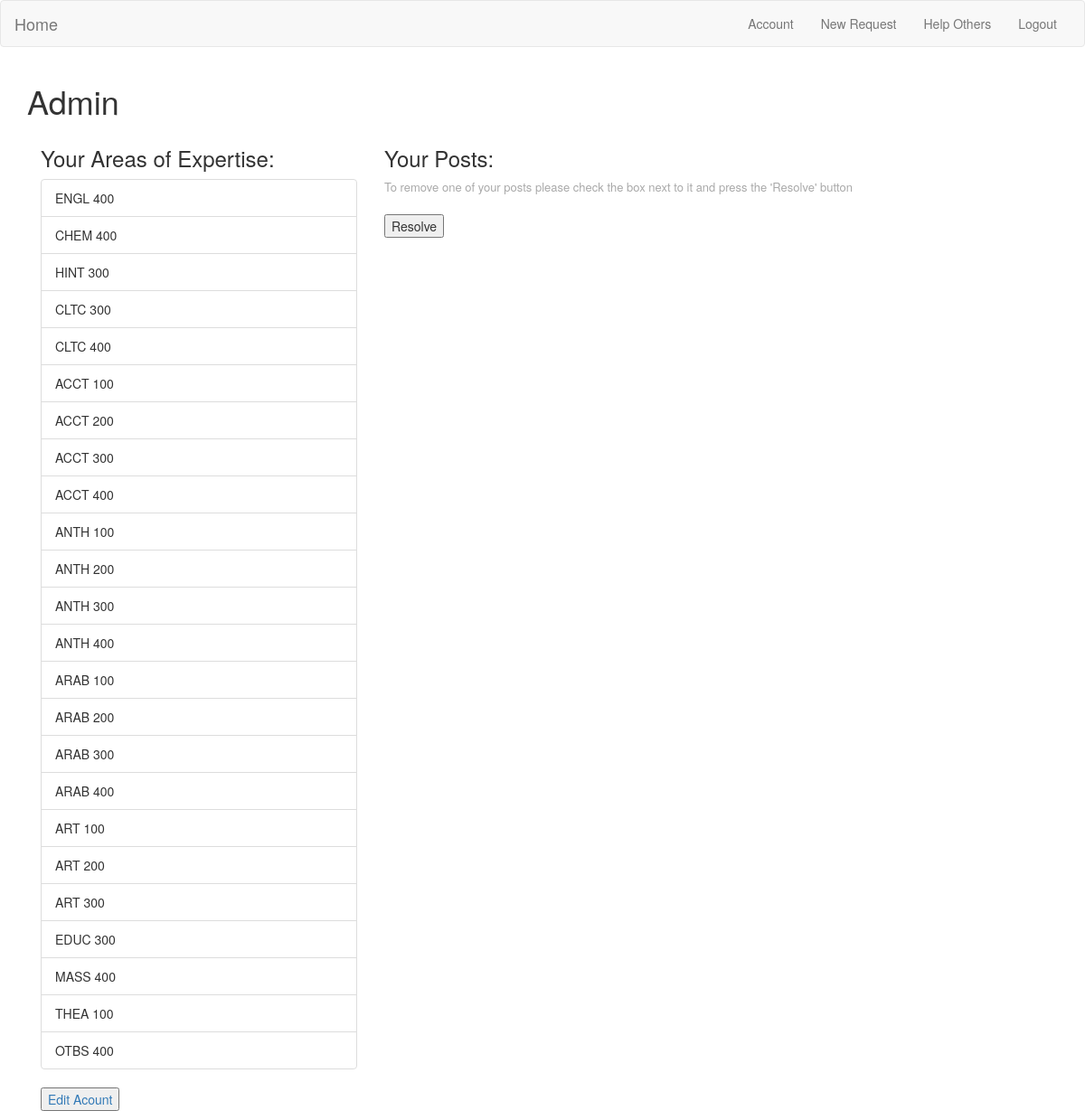
Page /account/Admin (signed in) on the committed database.
### app/models.py (models this page shows, shortened)
class User(UserMixin, db.Model):
    id = db.Column(db.Integer, primary_key=True)
    name = db.Column(db.String(64), index=True, unique=True)
    email = db.Column(db.String(120), index=True, unique=True)
    class_year = db.Column(db.Integer)
    department = db.Column(db.String(120))
    sport = db.Column(db.String(64), index=True)
    sec_sport = db.Column(db.String(64))
    requests = db.relationship('Request', backref='author', lazy='dynamic')
    confirmed = db.Column(db.Boolean, nullable=False, default=False)
    password_hash = db.Column(db.String(128))
    fields = db.relationship('Expertise', secondary=uTe, lazy='dynamic',
                                backref=db.backref('users', lazy='dynamic'))

class Expertise(db.Model):
    id = db.Column(db.Integer, primary_key=True)
    course_prefix = db.Column(db.String(12), index=True)
    course_level = db.Column(db.Integer, index=True)
    requests = db.relationship("Request", backref="expertise", lazy="dynamic")
    def __repr__(self):
        return '{}'.format(self.course_prefix) + ' {}'.format(self.course_level)

### app/routes.py (the view)
@app.route('/account/<name>')
@login_required
def account(name):
    user = User.query.filter_by(name=name).first()
    return render_template('user.html', user=user)

### app/models.py (called while the page is built)
@login.user_loader
def load_user(id):
    return User.query.get(int(id))

### app/templates/user.html (shortened to what this page needs)
{% extends "base.html" %}
{%  block app_content %}
    <h1>{{ user.name }}</h1>
    <div class="col-md-4">
        <h3>Your Areas of Expertise:</h3>
        <ul class="list-group">
            {% for field in user.fields %}
            <li class="list-group-item">{{ field }}</li>
            {% endfor %}
        </ul>
        <p>
            <a href="{{ url_for('expertise') }}"><button type="button">Edit Acount</button></a>
        </p>
    </div>
    <div class="col-md-6">
        <h3>Your Posts:</h3>
        <span style="font-size:small;color:darkgray">To remove one of your posts please check the box next to it and press the 'Resolve' button</span><br>
        <button type="button" id="resolve">Resolve</button>
    </div>
{% endblock %}

### rows in the picture
User: name "Admin"
Expertise: course_prefix+course_level "ENGL 400"
Expertise: course_prefix+course_level "CHEM 400"
Expertise: course_prefix+course_level "HINT 300"
Expertise: course_prefix+course_level "CLTC 300"
Expertise: course_prefix+course_level "CLTC 400"
Expertise: course_prefix+course_level "ACCT 100"
Expertise: course_prefix+course_level "ACCT 200"
Expertise: course_prefix+course_level "ACCT 300"
Expertise: course_prefix+course_level "ACCT 400"
Expertise: course_prefix+course_level "ANTH 100"
Expertise: course_prefix+course_level "ANTH 200"
Expertise: course_prefix+course_level "ANTH 300"
Expertise: course_prefix+course_level "ANTH 400"
Expertise: course_prefix+course_level "ARAB 100"
Expertise: course_prefix+course_level "ARAB 200"
Expertise: course_prefix+course_level "ARAB 300"
Expertise: course_prefix+course_level "ARAB 400"
Expertise: course_prefix+course_level "ART 100"
Expertise: course_prefix+course_level "ART 200"
Expertise: course_prefix+course_level "ART 300"
Expertise: course_prefix+course_level "EDUC 300"
Expertise: course_prefix+course_level "MASS 400"
Expertise: course_prefix+course_level "THEA 100"
Expertise: course_prefix+course_level "OTBS 400"
